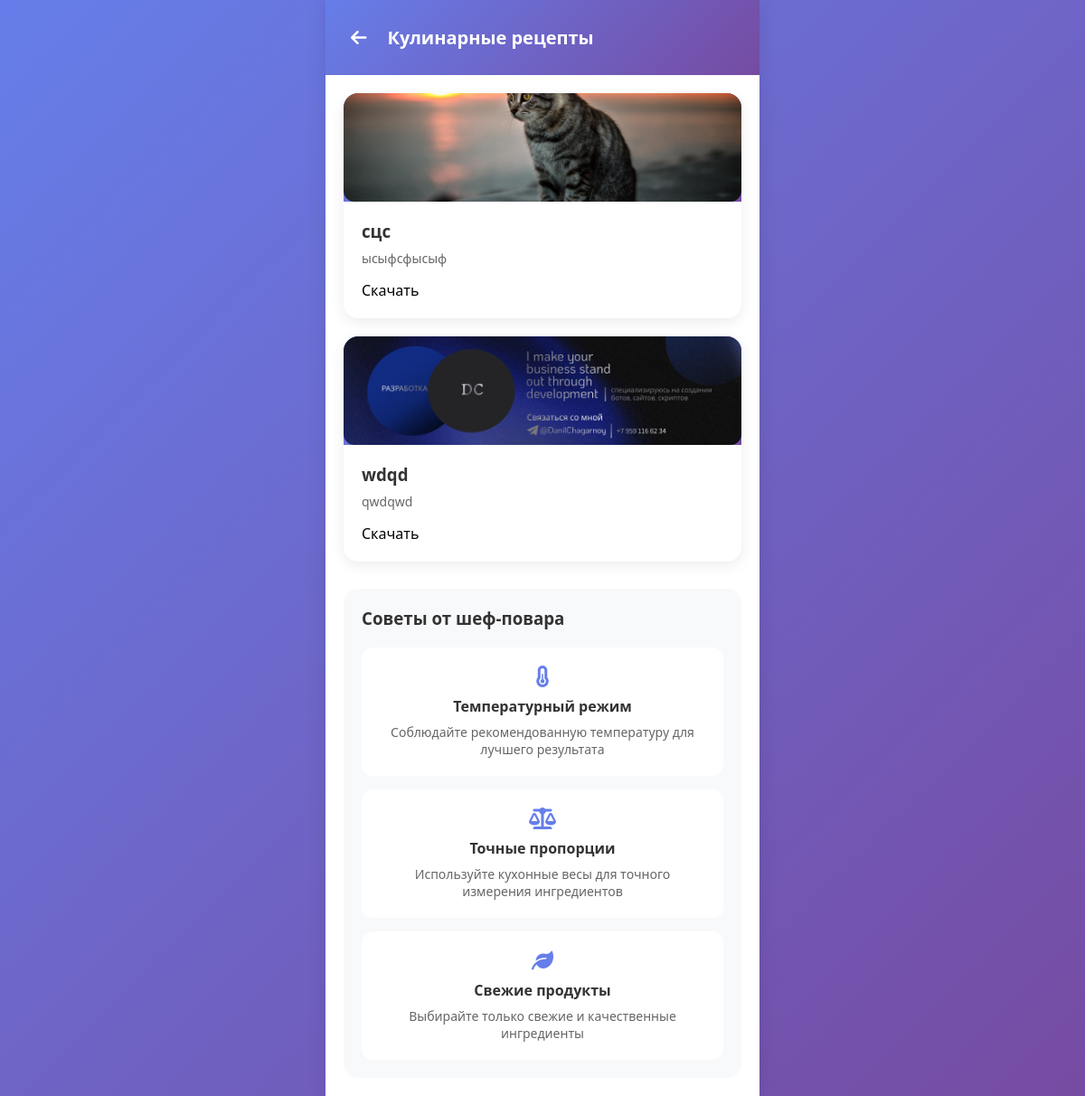
The app's page /recipes/ with its own data.
### main/models.py (models this page shows, shortened)
class Recipes(models.Model):
    name = models.CharField(max_length=255, verbose_name="Название")
    description = models.TextField(verbose_name="Описание")
    image = models.ImageField(upload_to='appliances/', verbose_name="Изображение", blank=True, null=True)
    download_link = models.URLField(verbose_name="Скачать (ссылка)", blank=True, null=True)
    created_at = models.DateTimeField(auto_now_add=True, verbose_name="Время создания")

### main/views.py (the view)
# urls.py: path("recipes/", recipes, name="recipes"),
def recipes(request):
    recipes = Recipes.objects.all()
    return render(request, "recipes.html", {"recipes": recipes})

### templates/recipes.html (shortened to what this page needs)
{% load static %}
<!DOCTYPE html>
<html lang="ru">
<head>
    <link rel="stylesheet" href="{% static "css/styles.css" %}">
    <link href="https://cdnjs.cloudflare.com/ajax/libs/font-awesome/6.0.0/css/all.min.css" rel="stylesheet">
</head>
<body>
    <div class="container">
        <header class="page-header">
            <a href="{% url "index" %}" class="back-btn">
                <i class="fas fa-arrow-left"></i>
            </a>
            <h1>Кулинарные рецепты</h1>
        </header>
        <main class="page-content">
            <div class="recipes-grid">
                {% for el in recipes %}
                    <div class="recipe-card" data-category="blender">
                        <div class="recipe-image">
                            <img src="{{ el.image.url }}" alt="{{ el.name }}" loading="lazy" width="300" height="200">
                        </div>
                        <div class="recipe-content">
                            <h3>{{ el.name }}</h3>
                            <p>{{ el.description }}</p>
                            {% if el.download_link %}
                                <a href="{{ el.download_link }}" class="download-btn" style="text-decoration: none; color: black;">
                                    Скачать
                                </a>
                            {% endif %}
                        </div>
                    </div>
                {% endfor %}
            </div>
            <div class="recipe-tips">
                <h3>Советы от шеф-повара</h3>
                <div class="tips-grid">
                    <div class="tip-card">
                        <i class="fas fa-thermometer-half"></i>
                        <h4>Температурный режим</h4>
                        <p>Соблюдайте рекомендованную температуру для лучшего результата</p>
                    </div>
                    <div class="tip-card">
                        <i class="fas fa-balance-scale"></i>
                        <h4>Точные пропорции</h4>
                        <p>Используйте кухонные весы для точного измерения ингредиентов</p>
                    </div>
                    <div class="tip-card">
                        <i class="fas fa-leaf"></i>
                        <h4>Свежие продукты</h4>
                        <p>Выбирайте только свежие и качественные ингредиенты</p>
                    </div>
                </div>
            </div>
        </main>
    </div>
</body>
</html>

### static/css/styles.css (style rules this page uses)
* { margin: 0; padding: 0; box-sizing: border-box; }
body { font-family: 'Segoe UI', Tahoma, Geneva, Verdana, sans-serif; background: linear-gradient(135deg, #667eea 0%, #764ba2 100%); min-height: 100vh; color: #333; }
.container { max-width: 480px; margin: 0 auto; background: white; min-height: 100vh; box-shadow: 0 0 20px rgba(0,0,0,0.1); }
.page-header { background: linear-gradient(135deg, #667eea 0%, #764ba2 100%); color: white; padding: 20px; display: flex; align-items: center; gap: 15px; }
.back-btn { color: white; font-size: 20px; text-decoration: none; padding: 8px; border-radius: 8px; transition: background 0.3s; }
.page-header h1 { font-size: 20px; font-weight: 600; }
.page-content { padding: 20px; }
.recipes-grid { display: grid; grid-template-columns: repeat(auto-fit, minmax(280px, 1fr)); gap: 20px; margin-bottom: 30px; }
.recipe-card { background: white; border-radius: 16px; overflow: hidden; box-shadow: 0 4px 15px rgba(0,0,0,0.08); transition: transform 0.3s; }
.recipe-image { height: 120px; background: linear-gradient(135deg, #667eea 0%, #764ba2 100%); display: flex; align-items: center; justify-content: center; color: white; font-size: 32px; }
.recipe-image img { width: 100%; height: 100%; object-fit: cover; display: block; border-radius: 12px; }
.recipe-content { padding: 20px; }
.recipe-content h3 { margin-bottom: 8px; color: #333; }
.recipe-content p { font-size: 14px; color: #666; margin-bottom: 15px; }
.recipe-tips { background: #f8f9fa; padding: 20px; border-radius: 16px; }
.recipe-tips h3 { margin-bottom: 20px; color: #333; }
.tips-grid { display: grid; grid-template-columns: repeat(auto-fit, minmax(200px, 1fr)); gap: 15px; }
.tip-card { background: white; padding: 20px; border-radius: 12px; text-align: center; }
.tip-card i { font-size: 24px; color: #667eea; margin-bottom: 10px; }
.tip-card h4 { margin-bottom: 8px; color: #333; }
.tip-card p { font-size: 14px; color: #666; }
.download-btn { text-decoration: none; color: black; }

### records on screen
Recipes: image (picture), name "сцс", description "ысыфсфысыф"
Recipes: image (picture), name "wdqd", description "qwdqwd"
